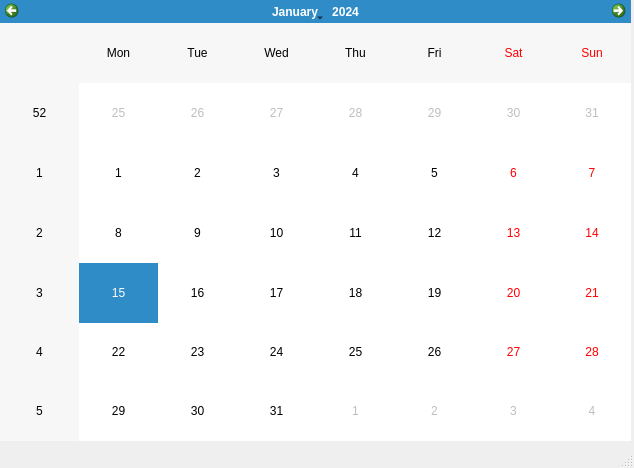
<?xml version="1.0" encoding="UTF-8"?>
<ui version="4.0">
 <class>MainWindow</class>
 <widget class="QMainWindow" name="MainWindow">
  <property name="geometry">
   <rect>
    <x>0</x>
    <y>0</y>
    <width>634</width>
    <height>468</height>
   </rect>
  </property>
  <property name="windowTitle">
   <string>MainWindow</string>
  </property>
  <widget class="QWidget" name="centralwidget">
   <widget class="QCalendarWidget" name="calendarWidget">
    <property name="geometry">
     <rect>
      <x>0</x>
      <y>0</y>
      <width>631</width>
      <height>441</height>
     </rect>
    </property>
   </widget>
  </widget>
  <widget class="QMenuBar" name="menubar">
   <property name="geometry">
    <rect>
     <x>0</x>
     <y>0</y>
     <width>634</width>
     <height>23</height>
    </rect>
   </property>
  </widget>
  <widget class="QStatusBar" name="statusbar"/>
 </widget>
 <resources/>
 <connections/>
</ui>
